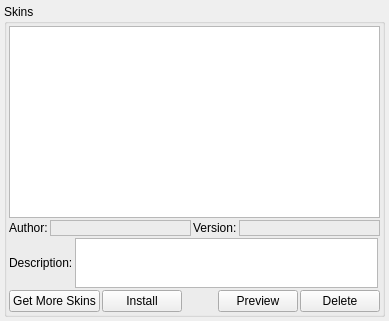
     <widget class="QWidget" name="pageSkins">
      <layout class="QGridLayout" name="gridLayout_34">
       <property name="margin">
        <number>4</number>
       </property>
       <property name="spacing">
        <number>4</number>
       </property>
       <item row="0" column="0">
        <widget class="QGroupBox" name="groupBoxSkins">
         <property name="maximumSize">
          <size>
           <width>381</width>
           <height>16777215</height>
          </size>
         </property>
         <property name="title">
          <string>Skins</string>
         </property>
         <layout class="QGridLayout" name="gridLayout_88">
          <property name="margin">
           <number>2</number>
          </property>
          <property name="spacing">
           <number>2</number>
          </property>
          <item row="3" column="0" colspan="3">
           <layout class="QGridLayout" name="gridLayoutSkinTools">
            <item row="0" column="0">
             <widget class="QPushButton" name="pushButtonGetSkins">
              <property name="text">
               <string>Get More Skins</string>
              </property>
             </widget>
            </item>
            <item row="0" column="1">
             <widget class="QPushButton" name="pushButtonInstallSkin">
              <property name="text">
               <string>Install</string>
              </property>
             </widget>
            </item>
            <item row="0" column="2">
             <spacer name="horizontalSpacerSkinTools">
              <property name="orientation">
               <enum>Qt::Horizontal</enum>
              </property>
              <property name="sizeHint" stdset="0">
               <size>
                <width>68</width>
                <height>20</height>
               </size>
              </property>
             </spacer>
            </item>
            <item row="0" column="3">
             <widget class="QPushButton" name="pushButtonPreviewSkin">
              <property name="text">
               <string>Preview</string>
              </property>
             </widget>
            </item>
            <item row="0" column="4">
             <widget class="QPushButton" name="pushButtonDeleteSkin">
              <property name="text">
               <string>Delete</string>
              </property>
             </widget>
            </item>
           </layout>
          </item>
          <item row="1" column="0" colspan="3">
           <layout class="QGridLayout" name="gridLayout_6">
            <item row="0" column="0">
             <widget class="QLabel" name="labelSkinAuthorHeader">
              <property name="text">
               <string>Author:</string>
              </property>
             </widget>
            </item>
            <item row="0" column="2">
             <widget class="QLabel" name="labelSkinVersionHeader">
              <property name="text">
               <string>Version:</string>
              </property>
             </widget>
            </item>
            <item row="0" column="1">
             <widget class="QLabel" name="labelSkinAuthor">
              <property name="sizePolicy">
               <sizepolicy hsizetype="Expanding" vsizetype="Preferred">
                <horstretch>0</horstretch>
                <verstretch>0</verstretch>
               </sizepolicy>
              </property>
              <property name="frameShape">
               <enum>QFrame::StyledPanel</enum>
              </property>
              <property name="text">
               <string/>
              </property>
             </widget>
            </item>
            <item row="0" column="3">
             <widget class="QLabel" name="labelSkinVersion">
              <property name="sizePolicy">
               <sizepolicy hsizetype="Expanding" vsizetype="Preferred">
                <horstretch>0</horstretch>
                <verstretch>0</verstretch>
               </sizepolicy>
              </property>
              <property name="frameShape">
               <enum>QFrame::StyledPanel</enum>
              </property>
              <property name="text">
               <string/>
              </property>
             </widget>
            </item>
           </layout>
          </item>
          <item row="2" column="0">
           <widget class="QLabel" name="labelSkinDescription">
            <property name="text">
             <string>Description:</string>
            </property>
           </widget>
          </item>
          <item row="2" column="1">
           <widget class="QPlainTextEdit" name="plainTextEditSkinDescription">
            <property name="maximumSize">
             <size>
              <width>16777215</width>
              <height>50</height>
             </size>
            </property>
            <property name="tabChangesFocus">
             <bool>true</bool>
            </property>
            <property name="undoRedoEnabled">
             <bool>false</bool>
            </property>
            <property name="textInteractionFlags">
             <set>Qt::NoTextInteraction</set>
            </property>
           </widget>
          </item>
          <item row="0" column="0" colspan="3">
           <widget class="QListWidget" name="listWidgetSkins">
            <property name="alternatingRowColors">
             <bool>false</bool>
            </property>
           </widget>
          </item>
         </layout>
        </widget>
       </item>
      </layout>
     </widget>
